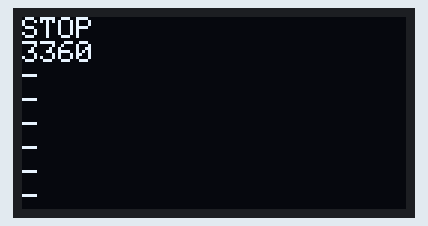
This sketch was run on a simulated ESP8266 (NodeMCU). Shown: 128×64 one-colour display. WiFi joins after 1.5 s; servers stay silent unless stated; uploads are accepted with an empty reply; what the sketch prints to the serial monitor is not drawn.

Above: at 3.4 s.

The sketch:

esp8266_sketch.ino
```cpp
#include <ESP8266WiFi.h>        // Boards Manager > ESP8266
#include <ESP8266HTTPClient.h>
#include <Wire.h>               //I2C
#include <Adafruit_GFX.h>       //Graphics
#include <Adafruit_SSD1306.h>   //OLED hardware driver
#include <ArduinoJson.h>        //Library for JSON parsing
#include <Credentials.h>        //Library for WiFi credentials

// OLED
#define SCREEN_WIDTH   128  //in pixels
#define SCREEN_HEIGHT   64  //in pixels
#define OLED_RESET      -1  //reset pin is unused
#define OLED_ADDR     0x3C
#define BODY_CURSOR_Y   16  //Y pixel position of where blue part (aka body) of OLED starts
Adafruit_SSD1306 display(SCREEN_WIDTH, SCREEN_HEIGHT, &Wire, OLED_RESET);

// WiFi
const char* ssid = WIFI_SSID;
const char* password = WIFI_PW;
const char* uri = API_URI;
HTTPClient http;

void setup() {
  Serial.begin(115200);

  // WiFi initialisation
  WiFi.begin(ssid, password);
  while (WiFi.status() != WL_CONNECTED) {
    delay(1000);
    Serial.println(F("Connecting to WiFi..."));
  }

  // OLED initialisation
  if(!display.begin(SSD1306_SWITCHCAPVCC, OLED_ADDR)) {
    Serial.println(F("SSD1306 allocation failed"));
    for(;;);
  }

  delay(1000);
  display.clearDisplay();
  display.display();
  display.setTextColor(WHITE);
  display.setFont(NULL);

  display.setTextSize(1); //1: 6x8px 21x8chars, 2: 12x16px 10x4chars
  display.setCursor(0, 0);
  display.print("STOP");  //static text at the top left of the OLED (header section)
  display.setCursor(0, 8);
  display.print("3360");
  display.display();

  display.setTextColor(WHITE, BLACK); //to overwrite text with fresh background (otherwise text is superimposed)

}

void loop() {
  if (WiFi.status() == WL_CONNECTED) {

    http.begin(uri);
    int httpCode = http.GET();

    if (httpCode > 0) {
      String payload = http.getString();

      // Allocate JsonBuffer for max 6 results
      const size_t capacity = JSON_ARRAY_SIZE(6) + JSON_OBJECT_SIZE(2) + 6*JSON_OBJECT_SIZE(3) + 220;
      DynamicJsonBuffer jsonBuffer(capacity);

      // Parse JSON object
      JsonObject& json = jsonBuffer.parseObject(payload);

      // Extract & display time
      display.setTextSize(2);
      display.setCursor(31, 0);  //pixel 31 to 127 = 96 px, which is enough for 8 x size 2 chars
      display.print(json["Time"].as<char*>());
      display.print(" "); // extra space to clear off remanant char
      display.setTextSize(1);

      // Extract the bus services array
      JsonArray& services = json["SimpleMovements"];

      // To keep count of which line we are updating
      int lineCount = 0;

      // Update appropriate number of lines with bus services
      for (JsonObject& service : services) {
        display.setCursor(0, BODY_CURSOR_Y + lineCount * 8);  //set cursor to point to appropriate line
        display.print(service["Bus"].as<char*>());
        display.print("    ");
        display.print(service["Sch"].as<char*>());
        display.print("    ");
        display.print(service["Due"].as<char*>());
        display.print("  ");  //to clear off any remanant characters from previous update
        lineCount++;
      }

      // Fill the rest of the display with blank lines when there are <6 services available
      while (lineCount <= 6) {
        display.setCursor(0, BODY_CURSOR_Y + lineCount * 8);
        display.print("-                    "); //Blank line
        lineCount++;
      }

      display.display();

    } else {
      Serial.println("HTTP.GET failed");
    }

    http.end();
  }

  //delay for 10 seconds
  delay(10000);

}
```
